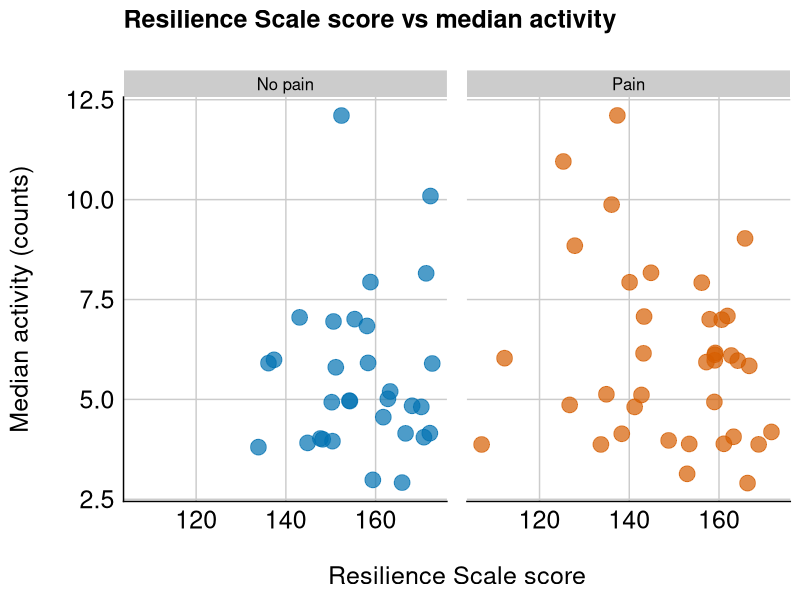
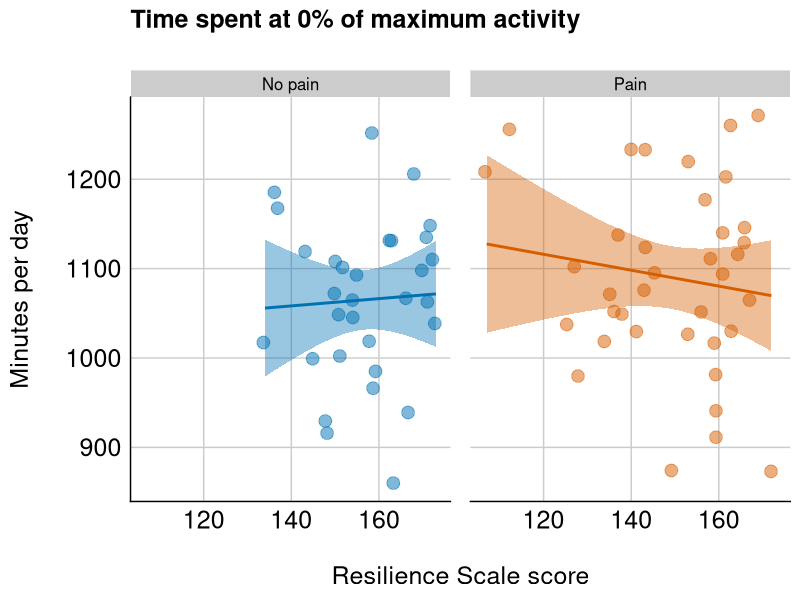
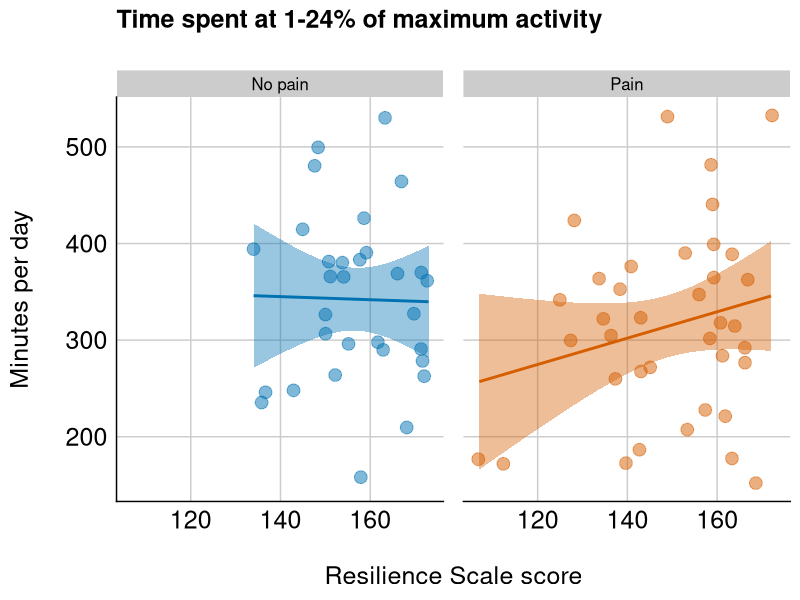
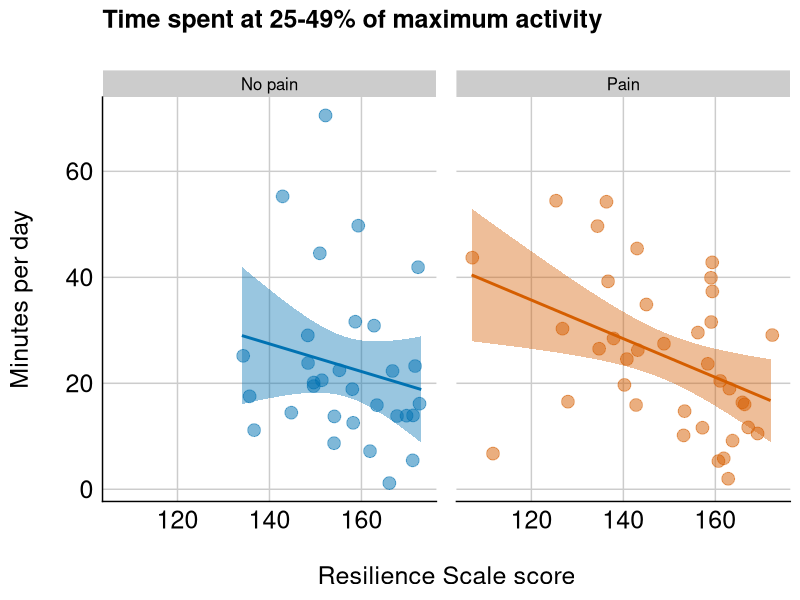
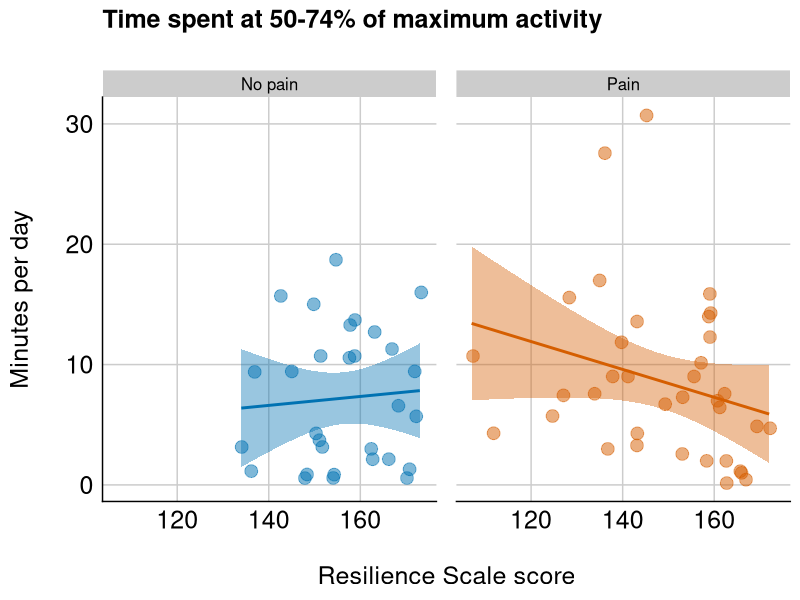
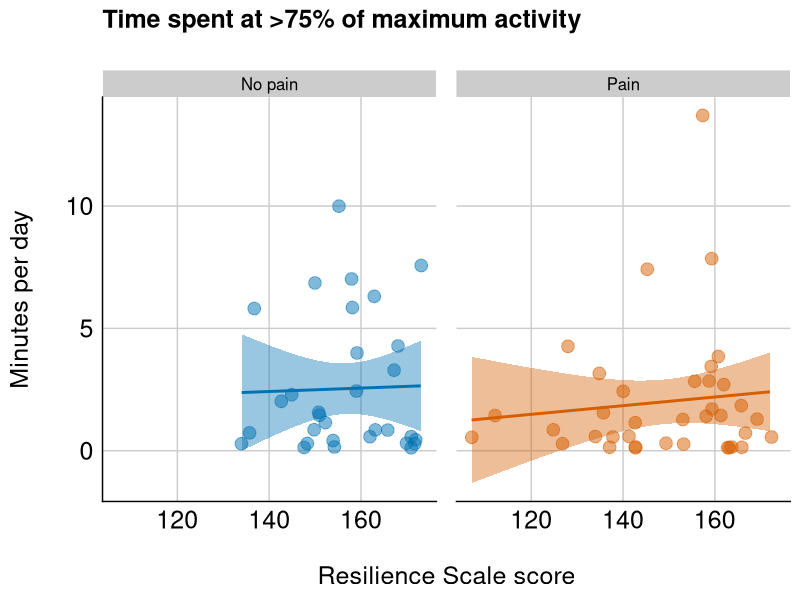
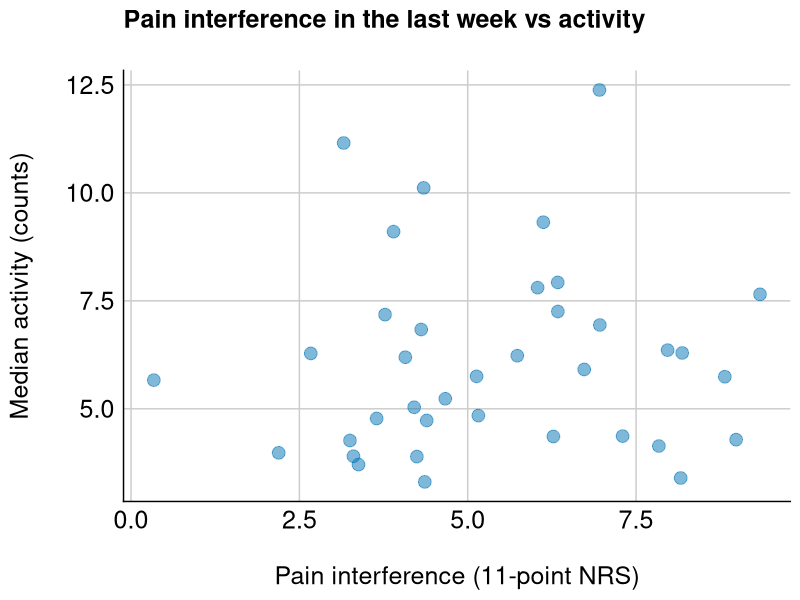
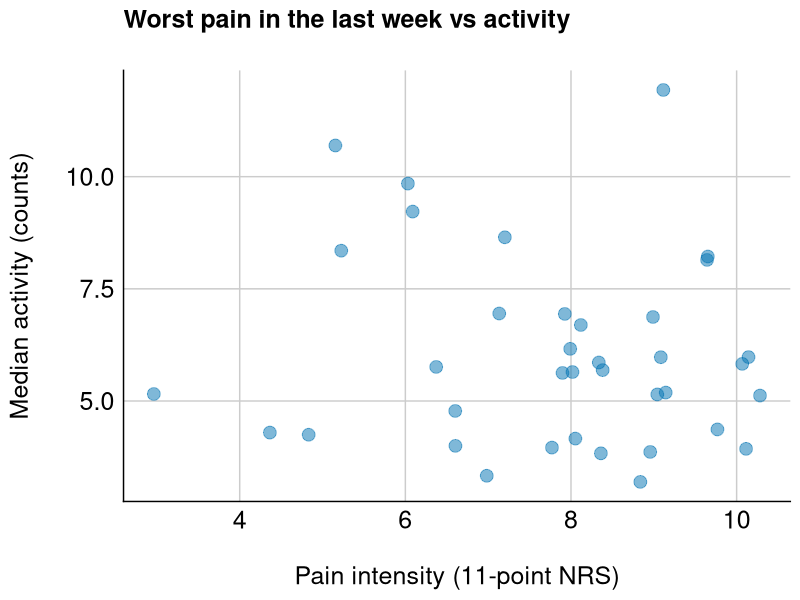

These figures' R source, in order:
## ---- chunk 1
# Load packages
library(knitr)
library(readr)
library(dplyr)
library(tidyr)
library(ggplot2)
library(scales)
library(grid)
library(cowplot)

# Load palette
cb8.categorical <- c("#0072B2", "#D55E00", "#009E73", "#F0E442", "#56B4E9", "#E69F00", "#CC79A7", "#999999")

# knitr chunk options
opts_chunk$set(echo = FALSE,
               warning = FALSE,
               message = FALSE,
               fig.path = './figures/',
               fig.width = 11.7,
               fig.height = 8.2,
               dev = c('png', 'pdf'),
               tidy = FALSE, 
               tidy.opts = list(width.cutoff = 65))
## ---- chunk 2
data.res <- read_csv('./data/resilience.V.endurance.csv', col_names = TRUE)
## ---- chunk 3
# Top-and-tail
head(data.res)
tail(data.res)
glimpse(data.res)

# Process data
data.res.1 <- data.res %>%
    mutate(pain = factor(Pain, 
                         levels = c('no.pain', 'pain'),
                         labels = c('No pain', 'Pain'))) %>%
    select(-ID, -Pain) %>%
    rename(activity = Median_activity,
           rs.score = RS_corrected, 
           zero = Minutes_at_0_activity,
           q1 = Minutes_at_q1,
           q2 = Minutes_at_q2,
           q3 = Minutes_at_q3,
           q4 = Minutes_at_q4) 
glimpse(data.res.1)
## ---- chunk 4
# Plot-1: resilience score vs median activity
Resilience.activity <- ggplot(data.res.1,
                 aes(x = rs.score,
                     y = activity,
                     fill = pain,
                     colour = pain)) +
    geom_jitter(size = 5, shape = 21, alpha = 0.7) +
    labs(x = '\nResilience Scale score',
         y = 'Median activity (counts)\n',
         title = 'Resilience Scale score vs median activity\n') +
    facet_grid(.~pain) +
    scale_fill_manual(values = cb8.categorical) +
    scale_colour_manual(values = cb8.categorical) +
    theme_cowplot() +
    theme(plot.title = element_text(face = 'bold', 
                                    size = 18, 
                                    colour = 'black'),
          axis.text = element_text(size = 18, 
                                   colour = 'black'),
          axis.title = element_text(size = 18, 
                                    colour = 'black'),
          axis.ticks = element_blank(), panel.grid.major = element_line(colour = 'grey80'),
          panel.background = element_blank(),
          legend.position = 'none',
          panel.margin.x = unit(1, 'lines'))
Resilience.activity

# Plot-2: resilience score vs time spent at 0% of max activity
RS.EnduranceZero <- ggplot(data.res.1,
                 aes(x = rs.score,
                     y = zero,
                     fill = pain,
                     colour = pain)) +
    geom_jitter(size = 4, shape = 21, alpha = 0.5) +
    geom_smooth(method = 'lm') +
    labs(title = 'Time spent at 0% of maximum activity\n',
         x = '\nResilience Scale score',
         y = 'Minutes per day\n') +
    facet_grid(.~pain) +
    scale_fill_manual(values = cb8.categorical) +
    scale_colour_manual(values = cb8.categorical) +
    theme_cowplot() +
    theme(plot.title = element_text(face = 'bold', 
                                    size = 18, 
                                    colour = 'black'),
          axis.text = element_text(size = 18, 
                                   colour = 'black'),
          axis.title = element_text(size = 18, 
                                    colour = 'black'),
          axis.ticks = element_blank(), panel.grid.major = element_line(colour = 'grey80'),
          panel.background = element_blank(),
          legend.position = 'none',
          panel.margin.x = unit(1, 'lines'))
RS.EnduranceZero

# Plot-3: resilience score vs time spent at 1-24% of max activity
RS.EnduranceQ1 <- ggplot(data.res.1,
                 aes(x = rs.score,
                     y = q1,
                     fill = pain,
                     colour = pain)) +
    geom_jitter(size = 4, shape = 21, alpha = 0.5) +
    geom_smooth(method = 'lm') +
    labs(title = 'Time spent at 1-24% of maximum activity\n',
         x = '\nResilience Scale score',
         y = 'Minutes per day\n') +
    facet_grid(.~pain) +
    scale_fill_manual(values = cb8.categorical) +
    scale_colour_manual(values = cb8.categorical) +
    theme_cowplot() +
    theme(plot.title = element_text(face = 'bold', 
                                    size = 18, 
                                    colour = 'black'),
          axis.text = element_text(size = 18, 
                                   colour = 'black'),
          axis.title = element_text(size = 18, 
                                    colour = 'black'),
          axis.ticks = element_blank(), panel.grid.major = element_line(colour = 'grey80'),
          panel.background = element_blank(),
          legend.position = 'none',
          panel.margin.x = unit(1, 'lines'))
RS.EnduranceQ1

# Plot-4: resilience score vs time spent at 25-49% of max activity
RS.EnduranceQ2 <- ggplot(data.res.1,
                 aes(x = rs.score,
                     y = q2,
                     fill = pain,
                     colour = pain)) +
    geom_jitter(size = 4, shape = 21, alpha = 0.5) +
    geom_smooth(method = 'lm') +
    labs(title = 'Time spent at 25-49% of maximum activity\n',
         x = '\nResilience Scale score',
         y = 'Minutes per day\n') +
    facet_grid(.~pain) +
    scale_fill_manual(values = cb8.categorical) +
    scale_colour_manual(values = cb8.categorical) +
   theme_cowplot() +
    theme(plot.title = element_text(face = 'bold', 
                                    size = 18, 
                                    colour = 'black'),
          axis.text = element_text(size = 18, 
                                   colour = 'black'),
          axis.title = element_text(size = 18, 
                                    colour = 'black'),
          axis.ticks = element_blank(), panel.grid.major = element_line(colour = 'grey80'),
          panel.background = element_blank(),
          legend.position = 'none',
          panel.margin.x = unit(1, 'lines'))
RS.EnduranceQ2

# Plot-5: resilience score vs time spent at 50-74% of max activity
RS.EnduranceQ3 <- ggplot(data.res.1,
                 aes(x = rs.score,
                     y = q3,
                     fill = pain,
                     colour = pain)) +
    geom_jitter(size = 4, shape = 21, alpha = 0.5) +
    geom_smooth(method = 'lm') +
    labs(title = 'Time spent at 50-74% of maximum activity\n',
         x = '\nResilience Scale score',
         y = 'Minutes per day\n') +
    facet_grid(.~pain) +
    scale_fill_manual(values = cb8.categorical) +
    scale_colour_manual(values = cb8.categorical) +
    theme_cowplot() +
    theme(plot.title = element_text(face = 'bold', 
                                    size = 18, 
                                    colour = 'black'),
          axis.text = element_text(size = 18, 
                                   colour = 'black'),
          axis.title = element_text(size = 18, 
                                    colour = 'black'),
          axis.ticks = element_blank(), panel.grid.major = element_line(colour = 'grey80'),
          panel.background = element_blank(),
          legend.position = 'none',
          panel.margin.x = unit(1, 'lines'))
RS.EnduranceQ3

# Plot-6: resilience score vs time spent at >75% of max activity
RS.EnduranceQ4 <- ggplot(data.res.1,
                 aes(x = rs.score,
                     y = q4,
                     fill = pain,
                     colour = pain)) +
    geom_jitter(size = 4, shape = 21, alpha = 0.5) +
    geom_smooth(method = 'lm') +
    labs(title = 'Time spent at >75% of maximum activity\n',
         x = '\nResilience Scale score',
         y = 'Minutes per day\n') +
    facet_grid(.~pain) +
    scale_fill_manual(values = cb8.categorical) +
    scale_colour_manual(values = cb8.categorical) +
    theme_cowplot() +
    theme(plot.title = element_text(face = 'bold', 
                                    size = 18, 
                                    colour = 'black'),
          axis.text = element_text(size = 18, 
                                   colour = 'black'),
          axis.title = element_text(size = 18, 
                                    colour = 'black'),
          axis.ticks = element_blank(), panel.grid.major = element_line(colour = 'grey80'),
          panel.background = element_blank(),
          legend.position = 'none',
          panel.margin.x = unit(1, 'lines'))
RS.EnduranceQ4
## ---- chunk 5
data.bpi <- read_csv('./data/bpi.activity.csv', col_names = TRUE)
## ---- chunk 6
# Top-and-tail
head(data.bpi)
tail(data.bpi)
glimpse(data.bpi)

# Process data
data.bpi.1 <- data.bpi %>%
    mutate(pain = as.factor(Pain)) %>%
    select(-ID, -Pain) %>%
    rename(activity = Median_activity,
           bpi_interference = BPI_interference, 
           worst_pain = Worst_pain,
           least_pain = Least_pain) 
glimpse(data.bpi.1)
## ---- chunk 7
# Plot.bpi-1: BPI interference vs median activity
Interference.activity <- ggplot(data.bpi.1,
                 aes(x = bpi_interference,
                     y = activity,
                     fill = pain,
                     colour = pain)) +
    geom_jitter(size = 4, shape = 21, alpha = 0.5) +
    labs(x = '\nPain interference (11-point NRS)',
         y = 'Median activity (counts)\n',
         title = 'Pain interference in the last week vs activity\n') +
    scale_fill_manual(values = cb8.categorical) +
    scale_colour_manual(values = cb8.categorical) +
    theme_cowplot() +
    theme(plot.title = element_text(face = 'bold', 
                                    size = 18, 
                                    colour = 'black'),
          axis.text = element_text(size = 18, 
                                   colour = 'black'),
          axis.title = element_text(size = 18, 
                                    colour = 'black'),
          axis.ticks = element_blank(), panel.grid.major = element_line(colour = 'grey80'),
          panel.background = element_blank(),
          legend.position = 'none')
Interference.activity

# Plot.bpi-2: Worst pain vs median activity
WorstPain.activity <- ggplot(data.bpi.1,
                 aes(x = worst_pain,
                     y = activity,
                     fill = pain,
                     colour = pain)) +
    geom_jitter(size = 4, shape = 21, alpha = 0.5) +
    labs(x = '\nPain intensity (11-point NRS)',
         y = 'Median activity (counts)\n',
         title = 'Worst pain in the last week vs activity\n') +
    scale_fill_manual(values = cb8.categorical) +
    scale_colour_manual(values = cb8.categorical) +
    theme_cowplot() +
    theme(plot.title = element_text(face = 'bold', 
                                    size = 18, 
                                    colour = 'black'),
          axis.text = element_text(size = 18, 
                                   colour = 'black'),
          axis.title = element_text(size = 18, 
                                    colour = 'black'),
          axis.ticks = element_blank(), 
          panel.grid.major = element_line(colour = 'grey80'),
          panel.background = element_blank(),
          legend.position = 'none')
WorstPain.activity

# Plot.bpi-3: Least pain vs median activity
LeastPain.activity <- ggplot(data.bpi.1,
                 aes(x = least_pain,
                     y = activity,
                     fill = pain,
                     colour = pain)) +
    geom_jitter(size = 4, shape = 21, alpha = 0.5) +
    labs(x = '\nPain intensity (11-point NRS)',
         y = 'Median activity (counts)\n',
         title = 'Least pain in the last week vs activity\n') +
    scale_fill_manual(values = cb8.categorical) +
    scale_colour_manual(values = cb8.categorical) +
    theme_cowplot() +
    theme(plot.title = element_text(face = 'bold', 
                                    size = 18, 
                                    colour = 'black'),
          axis.text = element_text(size = 18, 
                                   colour = 'black'),
          axis.title = element_text(size = 18, 
                                    colour = 'black'),
          axis.ticks = element_blank(), 
          panel.grid.major = element_line(colour = 'grey80'),
          panel.background = element_blank(),
          legend.position = 'none')
LeastPain.activity
## ---- chunk 8
data.act <- read_csv('./data/activity.V.predictors.csv', col_names = TRUE)
## ---- chunk 9
# Top-and-tail
head(data.act)
tail(data.act)
glimpse(data.act)

# Process data
data.act.1 <- data.act %>%
    mutate(ID = factor(ID),
           pain = factor(pain),
           sex = factor(sex),
           education = factor(education, 
                              levels = c('No education', 
                                         'Completed grade 7', 
                                         'Completed grade 12', 
                                         'Tertiary education'), 
                                         ordered = TRUE),
           employed = factor(employed)) %>%
    group_by(ID) %>%
    gather(key = worry_about, value = rating, money:health) %>%
    mutate(rating = factor(rating, 
                           levels = c('Not at all',
                                         'Rarely',
                                         'Sometimes', 
                                         'Often', 
                                         'Nearly all the time'), 
                                         ordered = TRUE)) %>%
    arrange(ID)

# Quick look
str(data.act.1)
## ---- chunk 10
# Plot.act-1: median activity vs. presence of pain
Pain.activity <- ggplot(data.act.1,
                 aes(x = pain,
                     y = median_activity,
                     fill = pain,
                     colour = pain)) +
    geom_boxplot(fill = 'white', colour = 'white') +
    geom_boxplot(size = 1, alpha = 0.5) +
    geom_jitter() +
    labs(y = 'Median activity (counts)\n',
         title = 'Median weekly activity by the presence of pain\n') +
    scale_fill_manual(values = cb8.categorical) +
    scale_colour_manual(values = cb8.categorical) +
    theme_cowplot() +
    theme(plot.title = element_text(face = 'bold', 
                                    size = 18, 
                                    colour = 'black'),
          axis.text = element_text(size = 18, 
                                   colour = 'black'),
          axis.title = element_text(size = 18, 
                                    colour = 'black'),
          axis.title.x = element_blank(),
          axis.ticks = element_blank(), 
          panel.grid.major = element_line(colour = 'grey80'),
          panel.background = element_blank(),
          legend.position = 'none')
Pain.activity

# Plot.act-2: median activity vs age
Age.activity <- ggplot(data.act.1,
                 aes(x = age,
                     y = median_activity)) +
    geom_jitter(aes(fill = pain, colour = pain),
                size = 4, shape = 21, alpha = 0.5) +
    geom_smooth(method = 'loess') +
    labs(x = '\nAge (years)',
         y = 'Median activity (counts)\n',
         title = 'Median weekly activity vs. Age\n(loess smoother)') +
    scale_fill_manual(values = cb8.categorical) +
    scale_colour_manual(values = cb8.categorical) +
    theme_cowplot() +
    theme(plot.title = element_text(face = 'bold', 
                                    size = 18, 
                                    colour = 'black'),
          axis.text = element_text(size = 18, 
                                   colour = 'black'),
          axis.title = element_text(size = 18, 
                                    colour = 'black'),
          axis.ticks = element_blank(), 
          panel.grid.major = element_line(colour = 'grey80'),
          panel.background = element_blank(),
          legend.position = 'top',
          legend.text = element_text(size = 16),
          legend.title = element_blank())
Age.activity

# Plot.act-3: median activity vs. sex
Sex.activity <- ggplot(data.act.1,
                 aes(x = sex,
                     y = median_activity,
                     fill = sex,
                     colour = sex)) +
    geom_boxplot(fill = 'white', colour = 'white') +
    geom_boxplot(size = 1, alpha = 0.5) +
    geom_jitter() +
    labs(y = 'Median activity (counts)\n',
         title = 'Median weekly activity by sex\n') +
    scale_fill_manual(values = cb8.categorical) +
    scale_colour_manual(values = cb8.categorical) +
    theme_cowplot() +
    theme(plot.title = element_text(face = 'bold', 
                                    size = 18, 
                                    colour = 'black'),
          axis.text = element_text(size = 18, 
                                   colour = 'black'),
          axis.title = element_text(size = 18, 
                                    colour = 'black'),
          axis.title.x = element_blank(),
          axis.ticks = element_blank(), 
          panel.grid.major = element_line(colour = 'grey80'),
          panel.background = element_blank(),
          legend.position = 'none')
Sex.activity

# Plot.act-4: median activity vs. education
## Need to summarise data and use stat = 'identity'
edu <- data.act.1 %>%
    filter(!is.na(education)) %>%
    group_by(education) %>%
    summarise(Median = median(median_activity), 
              Min = min(median_activity),
              q25 = quantile(median_activity, 0.25),
              q75 = quantile(median_activity, 0.75),
              Max = max(median_activity))

Edu.activity <- ggplot(edu,
                 aes(x = education,
                     fill = education,
                     colour = education)) +
    geom_errorbar(aes(ymin = Min, ymax = Max), 
                  size = 1,
                  width = 0) +
    geom_crossbar(aes(y = Median, ymin = q25, ymax = q75), 
             fill = 'white', 
             colour = 'white') +
    geom_crossbar(aes(y = Median, ymin = q25, ymax = q75),
             size = 1, 
             alpha = 0.5) +
    labs(y = 'Median activity (counts)\n',
         title = 'Median weekly activity by education level\n') +
    scale_fill_manual(values = cb8.categorical) +
    scale_colour_manual(values = cb8.categorical) +
    theme_cowplot() +
    theme(plot.title = element_text(face = 'bold', 
                                    size = 18, 
                                    colour = 'black'),
          axis.text = element_text(size = 18, 
                                   colour = 'black'),
          axis.text.x = element_text(angle = 30, hjust = 1),
          axis.title = element_text(size = 18, 
                                    colour='black'),
          axis.title.x = element_blank(),
          panel.background=element_blank(),
          axis.ticks = element_blank(), 
          panel.grid.major = element_line(colour = 'grey80'),
          legend.position = 'none')
Edu.activity

# Plot.act-5: Median weekly activity vs. BMI
BMI.activity <- ggplot(data.act.1,
                 aes(x = bmi,
                     y = median_activity)) +
    geom_jitter(aes(fill = pain, colour = pain),
                size = 4, shape = 21, alpha = 0.5) +
    geom_smooth(method = 'loess') +
    labs(x = '\nBMI (m/kg^2)',
         y = 'Median activity (counts)\n',
         title = 'Median weekly activity vs. BMI\n(loess smoother)') +
    scale_fill_manual(values = cb8.categorical) +
    scale_colour_manual(values = cb8.categorical) +
    theme_cowplot() +
    theme(plot.title = element_text(face = 'bold', 
                                    size = 18, 
                                    colour = 'black'),
          axis.text = element_text(size = 18, 
                                   colour = 'black'),
          axis.title = element_text(size = 18, 
                                    colour='black'),
          panel.background=element_blank(),
          axis.ticks = element_blank(), 
          panel.grid.major = element_line(colour = 'grey80'),
          legend.position = 'top',
          legend.text = element_text(size = 16),
          legend.title = element_blank())
BMI.activity

# Plot.act-6: median activity vs. employment
Employ.activity <- ggplot(data.act.1,
                 aes(x = employed,
                     y = median_activity,
                     fill = employed,
                     colour = employed)) +
    geom_boxplot(fill = 'white', colour = 'white') +
    geom_boxplot(size = 1, alpha = 0.5) +
    geom_jitter() +
    labs(y = 'Median activity (counts)\n',
         title = 'Median weekly activity by employment status\n') +
    scale_fill_manual(values = cb8.categorical) +
    scale_colour_manual(values = cb8.categorical) +
    theme_cowplot() +
    theme(plot.title = element_text(face = 'bold', 
                                    size = 18, 
                                    colour = 'black'),
          axis.text = element_text(size = 18, 
                                   colour = 'black'),
          axis.title = element_text(size = 18, 
                                    colour='black'),
          axis.title.x = element_blank(),
          panel.background=element_blank(),
          axis.ticks = element_blank(), 
          panel.grid.major = element_line(colour = 'grey80'),
          legend.position = 'none')
Employ.activity

# Plot.act-7: Median weekly activity vs. RS score
RS.activity <- ggplot(data.act.1,
                 aes(x = rs_score,
                     y = median_activity)) +
    geom_jitter(aes(fill = pain, colour = pain),
                size = 4, shape = 21, alpha = 0.5) +
    geom_smooth(method = 'loess') +
    labs(x = '\nResilience Scale score',
         y = 'Median activity (counts)\n',
         title = 'Median weekly activity vs. RS score\n(loess smoother)') +
    scale_fill_manual(values = cb8.categorical) +
    scale_colour_manual(values = cb8.categorical) +
    theme_cowplot() +
    theme(plot.title = element_text(face = 'bold', 
                                    size = 18, 
                                    colour = 'black'),
          axis.text = element_text(size = 18, 
                                   colour = 'black'),
          axis.title = element_text(size = 18, 
                                    colour='black'),
          panel.background=element_blank(),
          axis.ticks = element_blank(), 
          panel.grid.major = element_line(colour = 'grey80'),
          legend.position = 'top',
          legend.text = element_text(size = 16),
          legend.title = element_blank())
RS.activity

# Plot.act-8: Median weekly activity vs. EQ5D VAS
EQ5D.activity <- ggplot(data.act.1,
                 aes(x = eq5d_vas,
                     y = median_activity)) +
    geom_jitter(aes(fill = pain, colour = pain),
                size = 4, shape = 21, alpha = 0.5) +
    geom_smooth(method = 'loess') +
    labs(x = '\nEQ5D VAS score',
         y = 'Median activity (counts)\n',
         title = 'Median weekly activity vs. EQ5D VAS score\n(loess smoother)') +
    scale_fill_manual(values = cb8.categorical) +
    scale_colour_manual(values = cb8.categorical) +
    theme_cowplot() +
    theme(plot.title = element_text(face = 'bold', 
                                    size = 18, 
                                    colour = 'black'),
          axis.text = element_text(size = 18, 
                                   colour = 'black'),
          axis.title = element_text(size = 18, 
                                    colour='black'),
          panel.background=element_blank(),
          axis.ticks = element_blank(), 
          panel.grid.major = element_line(colour = 'grey80'),
          legend.position = 'top',
          legend.text = element_text(size = 16),
          legend.title = element_blank())
EQ5D.activity
## ---- chunk 11
# Plot.act.b-1: median activity vs. Worries (money & family)
## Subset data
worries.a <- data.act.1 %>%
    filter(worry_about != 'food' | worry_about != 'health') %>%
    mutate(worry_about = factor(worry_about)) %>%
    rename(worries_a = worry_about)
worries.a

Worr.activity <- ggplot(data = worries.a,
                 aes(x = rating,
                     y = median_activity,
                     fill = rating,
                     colour = rating)) +
    geom_boxplot(fill = 'white', colour = 'white') +
    geom_boxplot(size = 1, alpha = 0.5) +
    geom_jitter() +
    facet_grid(worries_a~.) +
    labs(y = 'Median activity (counts)\n',
         title = 'Median weekly activity by level\nof monetary and family worries\n') +
    scale_fill_manual(values = cb8.categorical) +
    scale_colour_manual(values = cb8.categorical) +
    theme_cowplot() +
    theme(plot.title = element_text(face = 'bold', 
                                    size = 18, 
                                    colour = 'black'),
          axis.text = element_text(size = 18, 
                                   colour = 'black'),
          axis.title = element_text(size = 18, 
                                    colour='black'),
          axis.title.x = element_blank(),
          panel.background=element_blank(),
          axis.ticks = element_blank(), 
          panel.grid.major = element_line(colour = 'grey80'),
          legend.position = 'none',
          panel.margin.y = unit(1, 'lines'))
Worr.activity
## ---- chunk 12
sessionInfo()
